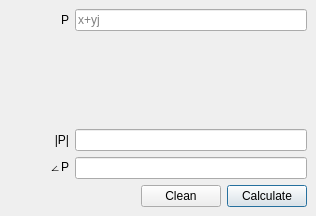
<?xml version="1.0" encoding="UTF-8"?>
<ui version="4.0">
 <class>MainWindow</class>
 <widget class="QMainWindow" name="MainWindow">
  <property name="geometry">
   <rect>
    <x>0</x>
    <y>0</y>
    <width>316</width>
    <height>216</height>
   </rect>
  </property>
  <property name="sizePolicy">
   <sizepolicy hsizetype="Fixed" vsizetype="Fixed">
    <horstretch>0</horstretch>
    <verstretch>0</verstretch>
   </sizepolicy>
  </property>
  <property name="minimumSize">
   <size>
    <width>316</width>
    <height>216</height>
   </size>
  </property>
  <property name="maximumSize">
   <size>
    <width>316</width>
    <height>216</height>
   </size>
  </property>
  <property name="windowTitle">
   <string notr="true">rect2polar</string>
  </property>
  <widget class="QWidget" name="centralwidget">
   <layout class="QGridLayout" name="gridLayout_2">
    <item row="0" column="0">
     <layout class="QGridLayout" name="gridLayout">
      <item row="4" column="2">
       <widget class="QPushButton" name="clean_all12_button">
        <property name="text">
         <string>Clean</string>
        </property>
       </widget>
      </item>
      <item row="4" column="3">
       <widget class="QPushButton" name="calculate12_button">
        <property name="text">
         <string>Calculate</string>
        </property>
        <property name="default">
         <bool>true</bool>
        </property>
       </widget>
      </item>
      <item row="3" column="0">
       <widget class="QLabel" name="label_78">
        <property name="sizePolicy">
         <sizepolicy hsizetype="Minimum" vsizetype="Preferred">
          <horstretch>0</horstretch>
          <verstretch>0</verstretch>
         </sizepolicy>
        </property>
        <property name="text">
         <string>&lt;html&gt;&lt;head/&gt;&lt;body&gt;&lt;p&gt;∠P&lt;/p&gt;&lt;/body&gt;&lt;/html&gt;</string>
        </property>
        <property name="alignment">
         <set>Qt::AlignRight|Qt::AlignTrailing|Qt::AlignVCenter</set>
        </property>
       </widget>
      </item>
      <item row="0" column="0">
       <widget class="QLabel" name="label_82">
        <property name="sizePolicy">
         <sizepolicy hsizetype="Minimum" vsizetype="Preferred">
          <horstretch>0</horstretch>
          <verstretch>0</verstretch>
         </sizepolicy>
        </property>
        <property name="text">
         <string>&lt;html&gt;&lt;head/&gt;&lt;body&gt;&lt;p&gt;P&lt;/p&gt;&lt;/body&gt;&lt;/html&gt;</string>
        </property>
        <property name="alignment">
         <set>Qt::AlignRight|Qt::AlignTrailing|Qt::AlignVCenter</set>
        </property>
       </widget>
      </item>
      <item row="0" column="1" colspan="3">
       <widget class="QLineEdit" name="P_coord_lineedit">
        <property name="placeholderText">
         <string>x+yj</string>
        </property>
       </widget>
      </item>
      <item row="1" column="1">
       <spacer name="verticalSpacer">
        <property name="orientation">
         <enum>Qt::Vertical</enum>
        </property>
        <property name="sizeType">
         <enum>QSizePolicy::Expanding</enum>
        </property>
        <property name="sizeHint" stdset="0">
         <size>
          <width>20</width>
          <height>20</height>
         </size>
        </property>
       </spacer>
      </item>
      <item row="2" column="0">
       <widget class="QLabel" name="label_83">
        <property name="sizePolicy">
         <sizepolicy hsizetype="Minimum" vsizetype="Preferred">
          <horstretch>0</horstretch>
          <verstretch>0</verstretch>
         </sizepolicy>
        </property>
        <property name="text">
         <string>&lt;html&gt;&lt;head/&gt;&lt;body&gt;&lt;p&gt;|P|&lt;/p&gt;&lt;/body&gt;&lt;/html&gt;</string>
        </property>
        <property name="alignment">
         <set>Qt::AlignRight|Qt::AlignTrailing|Qt::AlignVCenter</set>
        </property>
       </widget>
      </item>
      <item row="2" column="1" colspan="3">
       <widget class="QLineEdit" name="mag_text_browser">
        <property name="readOnly">
         <bool>true</bool>
        </property>
       </widget>
      </item>
      <item row="3" column="1" colspan="3">
       <widget class="QLineEdit" name="phase_text_browser">
        <property name="readOnly">
         <bool>true</bool>
        </property>
       </widget>
      </item>
     </layout>
    </item>
   </layout>
  </widget>
  <action name="actionAbout">
   <property name="text">
    <string>About</string>
   </property>
  </action>
  <action name="actiondsd">
   <property name="text">
    <string>dsd</string>
   </property>
  </action>
 </widget>
 <resources/>
 <connections/>
</ui>
